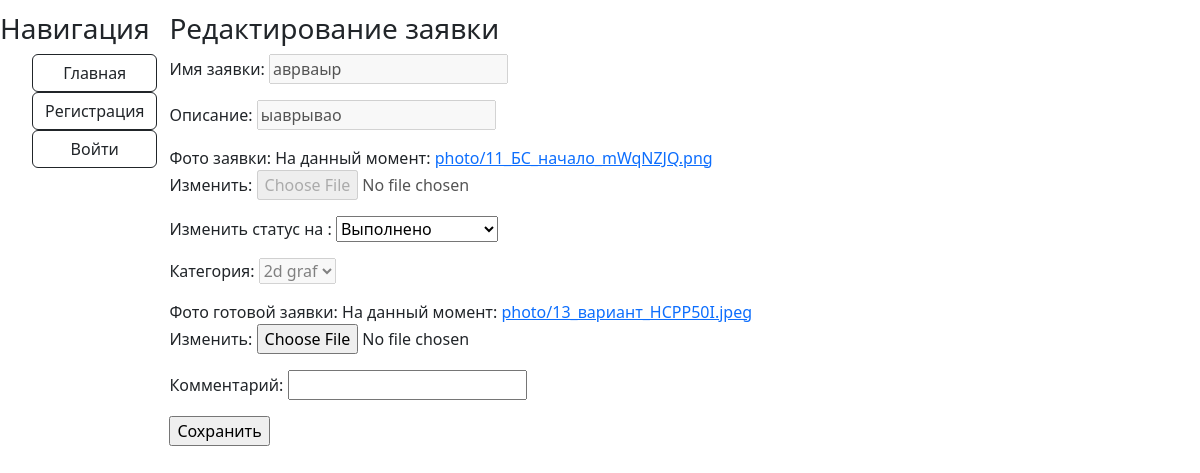
Screenshot of /handle/27 with the database file from the repository.
### app/models.py (models this page shows, shortened)
class Aplication(models.Model):
    user = models.ForeignKey(User, on_delete=models.CASCADE, verbose_name='Пользователь', null=True)
    name = models.CharField(max_length=250, verbose_name='Название', null=False, blank=False)
    description = models.CharField(max_length=250, verbose_name='Описание', null=False, blank=False)
    Category = models.ForeignKey(Category, verbose_name='Категория', blank=False, null=False,
                                 on_delete=models.CASCADE)
    photo_file = models.ImageField(verbose_name='Фото', upload_to='photo', blank=False,
                                   validators=[FileExtensionValidator(allowed_extensions=['png', 'jpg', 'jpeg', 'bmp']),
                                               validate_image_size])
    date = models.DateTimeField(verbose_name='Дата заявки', auto_now_add=True)
    status = models.CharField(max_length=250, verbose_name='Статус', choices=[
        ('new', 'Новая'),
        ('done', 'Выполнено'),
        ('haired', 'Принято в работу')
    ], default='new')
    comment = models.CharField(max_length=250, verbose_name='Комментарий', blank=True)
    photo_file2 = models.ImageField(verbose_name='Фото готовой заявки', upload_to='photo', blank=False,
                                    validators=[
                                        FileExtensionValidator(allowed_extensions=['png', 'jpg', 'jpeg', 'bmp']),
                                        validate_image_size])

class Category(models.Model):
    name = models.CharField(max_length=250, verbose_name='Название', blank=False)
    def __str__(self):
        return self.name

### app/views.py (the view)
# urls.py: path('handle/<int:id>', AppAdminHandle.as_view(), name='handle'),
class AppAdminHandle(UpdateView):
    model = Aplication
    form_class = AppListHandleForm
    success_url = '/app_list/'
    template_name = 'app/app_handle.html'
    def get_object(self):
        post_id = self.kwargs.get('id')
        obj = get_object_or_404(Aplication, id=post_id)
        return obj

### app/forms.py (shortened to what this page needs)
class AppListHandleForm(forms.ModelForm):
    name = forms.CharField(disabled=True, label='Имя заявки')
    description = forms.CharField(disabled=True, label='Описание')
    photo_file = forms.ImageField(disabled=True, label='Фото заявки')
    status = forms.ChoiceField(choices=[('done', 'Выполнено'), ('haired', 'Принято в работу')],
                               label='Изменить статус на ')
    Category = forms.ModelChoiceField(queryset=Category.objects.all(), disabled=True, label='Категория')
    photo_file2 = forms.ImageField(disabled=False, label='Фото готовой заявки', required=True)
    comment = forms.CharField(disabled=False, label='Комментарий', required=True)
    class Meta:
        model = Aplication
        fields = ['name', 'description', 'photo_file', 'status', 'Category', 'photo_file2', 'comment']
        enctype = "multipart/form-data"

### app/templates/app/app_handle.html (shortened to what this page needs)
{% extends 'app/layout.html' %}
{% load bootstrap4 %}
{% block content %}
<h3>Редактирование заявки</h3>
    <form method="POST" action="" enctype="multipart/form-data">
        {{ form.as_p }}
        <input type="submit" value="Сохранить">
    </form>
{% endblock %}

### rows the page displays
Aplication: name "аврваыр", description "ыаврывао", status "Выполнено", Category "2d graf"
